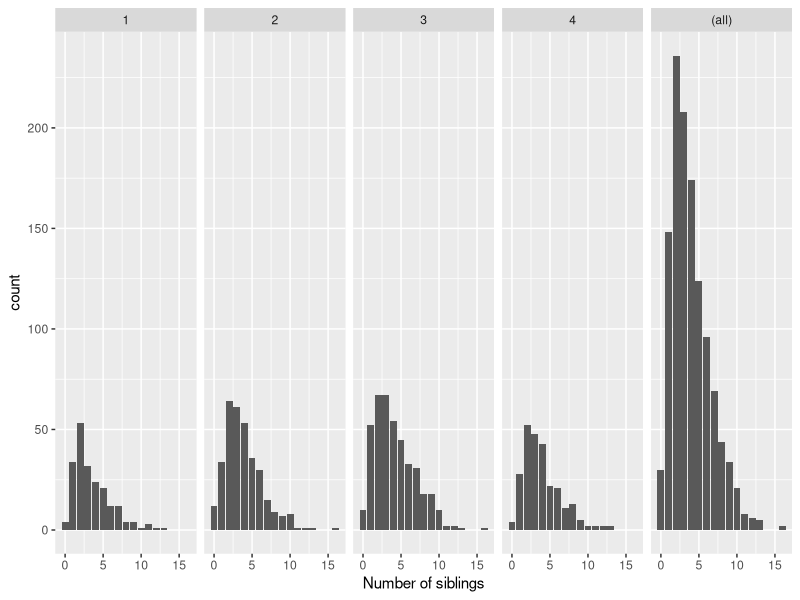
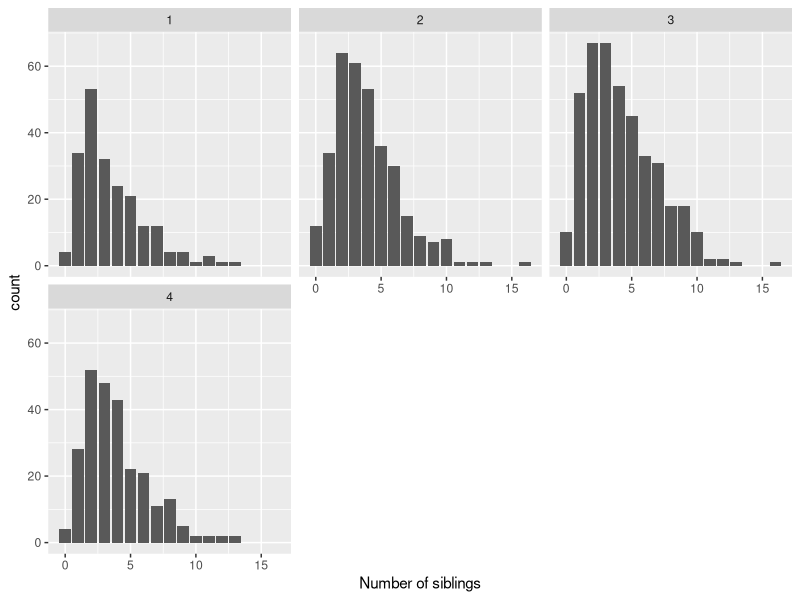
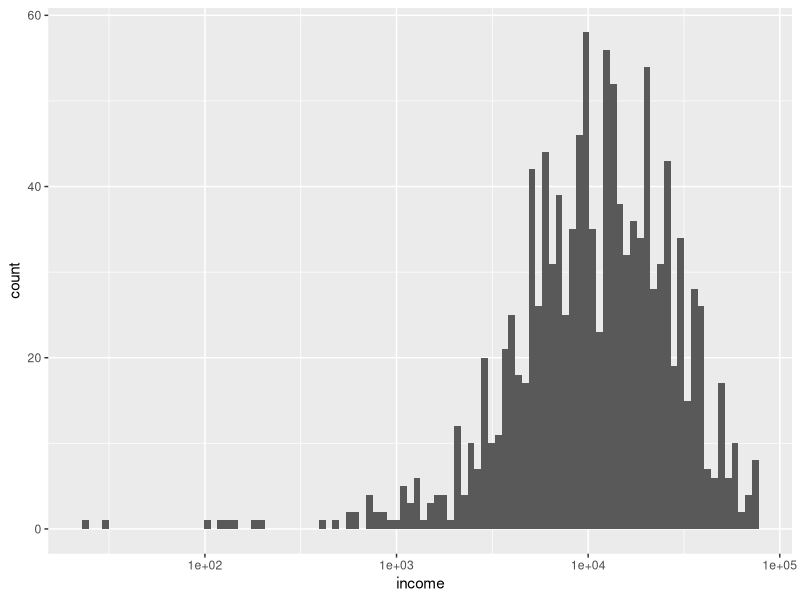
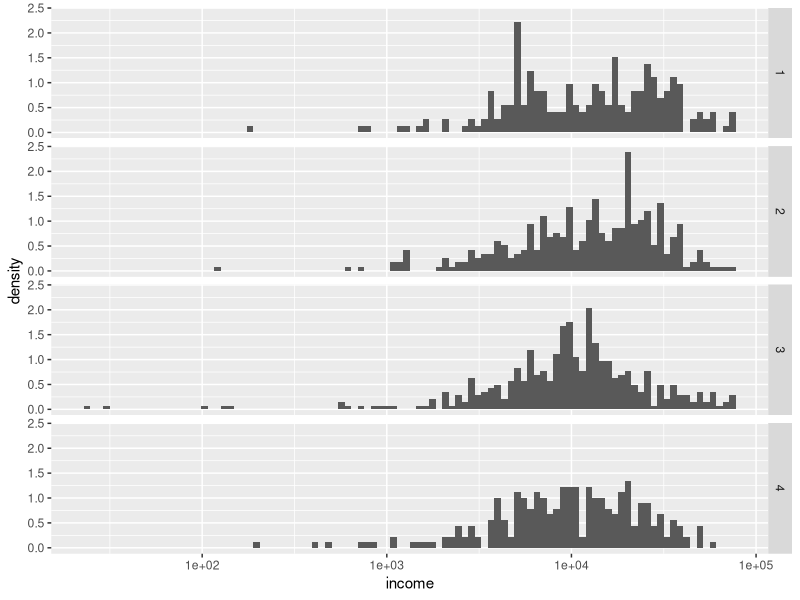
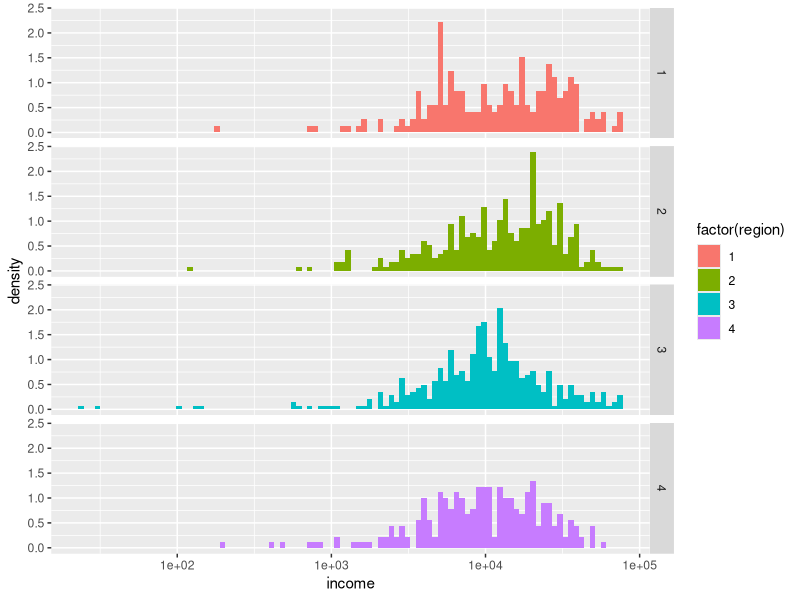
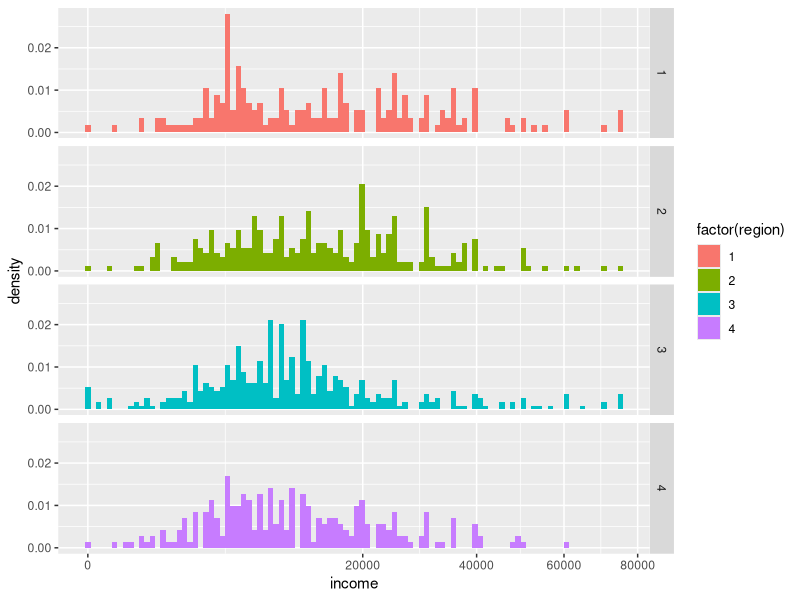
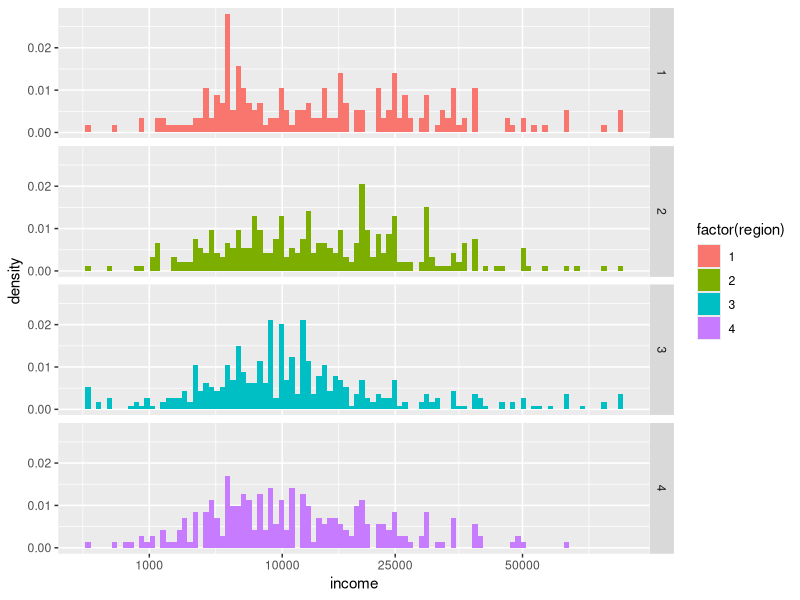

Generate these figures, in order, with R:
#====================================================================#
# Title: Day 1, script 4                                             #
# Name:  Your name here                                              #
#====================================================================#

#### Code ------------------------------------------------------------
# Run through this code on your own to practice what we covered in
# the slides.

# Restart R again! Then copy and paste what you need at the start of this script
library(tidyverse)
nlsy <- read_csv("nlsy_cc.csv")
colnames(nlsy) <- c("glasses", "eyesight", "sleep_wkdy", "sleep_wknd",
                    "id", "nsibs", "samp", "race_eth", "sex", "region", 
                    "income", "res_1980", "res_2002", "age_bir")

# make a faceted plot
# play with these graphs
# here we have a cols argument, what if we change to rows? what if we have both?
ggplot(data = nlsy) +
  geom_bar(aes(x = nsibs)) +
  labs(x = "Number of siblings") +
  facet_grid(cols = vars(region),
             margins = TRUE,
             scales = "free_y")


ggplot(data = nlsy) +
  geom_bar(aes(x = nsibs)) +
  labs(x = "Number of siblings") +
  facet_wrap(vars(region),
             ncol = 3)

# make a histogram
ggplot(data = nlsy) +
  geom_histogram(aes(x = income),
                 bins = 100) +
  scale_x_log10()

#### Exercises 4 -----------------------------------------------------
# Answer the questions below. Remember to include your answers in
# this script so you can save and look back at it!

# 1. When we're comparing distributions with very different numbers of
# observations, instead of scaling the y-axis like we did with the
# `facet_grid()` function, we might want to make density histograms. Use google
# to figure out how to make a density histogram of income. Facet it by region.
ggplot(data = nlsy) +
  geom_histogram(aes(x = income, y = ..density..),
                 bins = 100) +
  scale_x_log10() +
  facet_grid(rows = vars(region))

# 2. Make each of the regions in your histogram from part 1 a different color.
# (Hint: compare what `col = ` and `fill = ` do to histograms).
ggplot(data = nlsy) +
  geom_histogram(aes(x = income, y = ..density.., fill = factor(region)),
                 bins = 100) +
  scale_x_log10() +
  facet_grid(rows = vars(region))

# 3. Instead of a log-transformed x-axis, make a square-root transformed x-axis.
ggplot(data = nlsy) +
  geom_histogram(aes(x = income, y = ..density.., fill = factor(region)),
                 bins = 100) +
  scale_x_sqrt() +
  facet_grid(rows = vars(region))


# 4. Doing part 3 squishes the labels on the x-axis. Using the `breaks = `
# argument that all the `scale_x_()` functions have, make labels at 1000,
# 10000, 25000, and 50000.
ggplot(data = nlsy) +
  geom_histogram(aes(x = income, y = ..density.., fill = factor(region)),
                 bins = 100) +
  scale_x_sqrt(breaks = c(1000, 10000, 25000, 50000)) +
  facet_grid(rows = vars(region))
